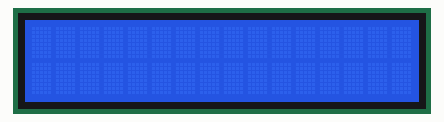
This program was run on a simulated ESP32 board running MicroPython. Parts: 16×2 character LCD. Library files of the repository ran but are not shown: lcd_api.py, i2c_lcd.py; what the program prints to the serial console is not drawn. At 20.1 s the program stops and its outputs stay as they are.

Above: at 0.1 s.
At 1.1 s:
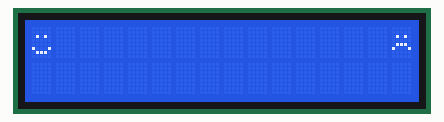

The program:

lcd-sample.py
```python
# MicroPython and IoT - EP.10

import machine
from machine import Pin, SoftI2C
from lcd_api import LcdApi
from i2c_lcd import I2cLcd
import time

i2c = SoftI2C(scl=Pin(22), sda=Pin(21), freq=100000)

print(i2c.scan()) #scan ตัวเลข address ของ lcd จากนั้นต้องแปลงเป็น hex
print('Address: ', hex(i2c.scan()[0]))

lcd = I2cLcd(i2c, 0x27, 2, 16) # 2 บรรทัด 16 ตัวอักษร

# String
#lcd.putstr('Happy New Year\n2023')

# CHAR from ROM
# lcd.putstr(chr(int(0b01111110))) # 0b นำหน้า binary

#custom char 0-7
smile = bytearray([0x00, 0x00, 0x0A, 0x00, 0x00, 0x11, 0x0E, 0x00])
angry = bytearray([0x00, 0x00, 0x0A, 0x00, 0x0E, 0x11, 0x00, 0x00])

lcd.custom_char(0, smile)
lcd.custom_char(1, angry)

lcd.putstr(chr(0))

lcd.move_to(15,0) # move to column 16 (index 15) row 1 (index 0)
lcd.putstr(chr(1))

#lcd.backlight_off() # ปิด back light ของจอ

for i in range(10):
    lcd.display_off()
    time.sleep(1)
    lcd.display_on()
    time.sleep(1)
```

Measured:
- what the display in image 0 shows lasts 1.0 s, from 0.1 s to 1.1 s
